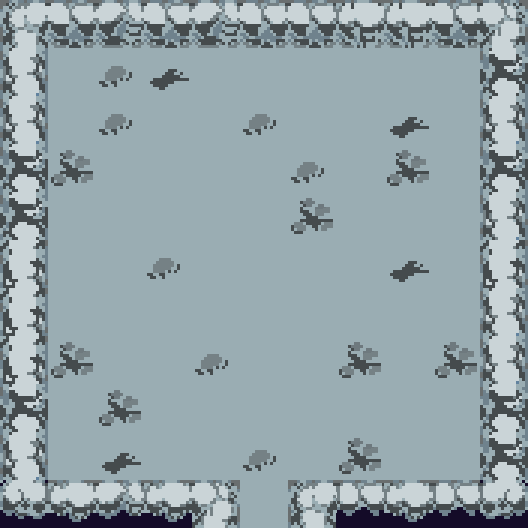

Tiled map render using the project's own tile images. Description and the whole map definition, tile-layer contents included, below:
An orthogonal 11x11 tile map with 48x48 px tiles, 2 tile layers (Tile Layer 1, Tile Layer 2).

<map version="1.0" tiledversion="1.1.2" orientation="orthogonal" renderorder="right-down" width="11" height="11" tilewidth="48" tileheight="48" infinite="0" nextobjectid="1">
 <tileset firstgid="1" name="dungeon_lvl2_tiles" tilewidth="48" tileheight="48" tilecount="32" columns="4">
  <image source="../dungeons_tilesets/dungeon_lvl2_tiles.png" width="192" height="384" />
 </tileset>
 <layer name="Tile Layer 1" width="11" height="11">
  <data encoding="csv">
25,5,6,5,6,5,5,7,7,5,26,
1,18,20,17,18,18,18,18,18,18,2,
1,18,20,18,18,20,18,18,17,18,1,
2,19,18,18,18,18,20,18,19,18,2,
2,18,18,18,18,18,19,18,18,18,1,
3,18,18,20,18,18,18,18,17,18,3,
3,18,18,18,18,18,18,18,18,18,1,
3,19,18,18,20,18,18,19,18,19,1,
2,18,19,18,18,18,18,18,18,18,2,
1,18,17,18,18,20,18,19,18,18,2,
13,11,9,11,26,18,25,10,11,10,14
</data>
 </layer>
 <layer name="Tile Layer 2" width="11" height="11">
  <data encoding="csv">
0,0,0,0,0,0,0,0,0,0,0,
0,0,0,0,0,0,0,0,0,0,0,
0,0,0,0,0,0,0,0,0,0,0,
0,0,0,0,0,0,31,0,0,0,0,
0,0,0,0,0,30,0,0,0,0,0,
0,0,0,0,0,0,0,0,0,0,0,
0,0,0,0,0,0,0,0,0,0,0,
0,0,0,0,0,0,0,0,0,0,0,
0,0,0,0,0,0,0,0,0,0,0,
0,0,0,0,0,0,0,0,0,0,0,
0,0,0,0,0,0,0,0,0,0,0
</data>
 </layer>
</map>